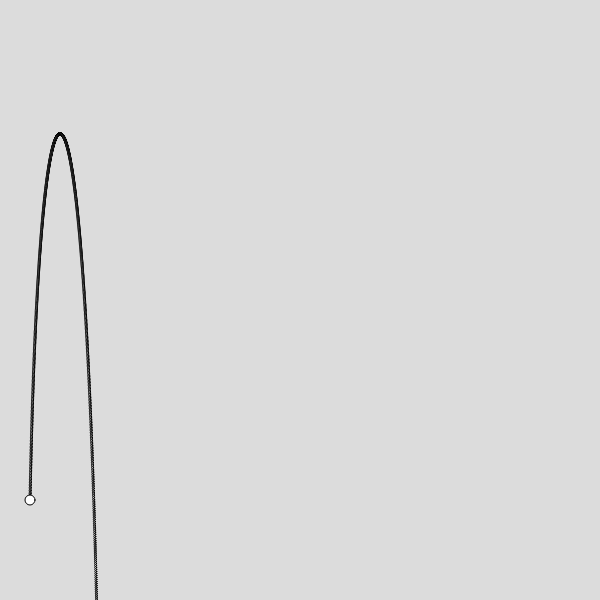
Frame 1 (no input)
Frame 60 (no input): identical to frame 1, image omitted
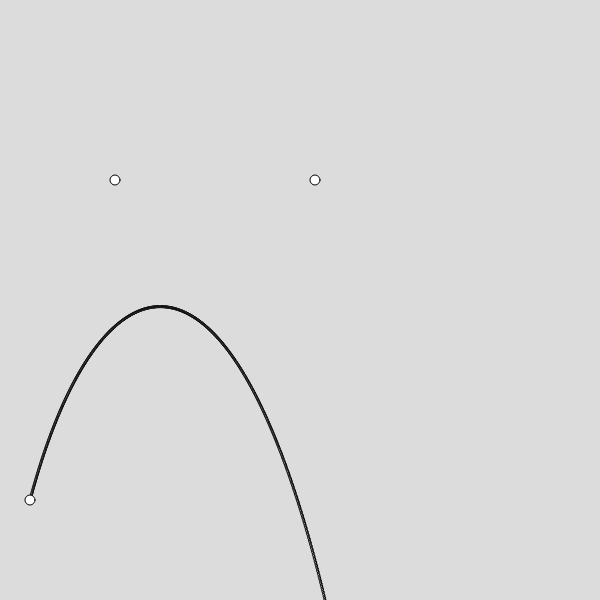
Frame 120 (the mouse pressed at the canvas centre since frame 60)

The p5.js sketch that drew these frames (run headless with seeded random() and noise() and a simulated clock; from frame 60 on, the mouse is pressed at the canvas centre):

// p5.js sketch
// ── sketch.js
let p0x = 30
let p0y = 500
let p1x 
let p1y 
let p2x 
let p2y 
let p3x 
let p3y 
let t 
let Ax
let Ay
let Bx
let By
let Cx
let Cy
let Dx
let Dy
let Ex
let Ey
let Px
let Py

function setup()
{

    createCanvas(600, 600);
    background(220);
} 
function draw()
{

    clear();
    background(220);
    p3x = mouseX+100;
    p3y = mouseY+800;
    p1x = p3x*0.25 + 15
    p1y = mouseY-(p3x*0.3)
    p2x = p3x*0.75 + 15
    p2y = mouseY-(p3x*0.3) 



    for( t=0;t<1;t+=0.001){
    udregnBezier(t)
    drawBezier()
    }
    drawPoints()
}
function udregnBezier(t){
    Ax = lerp (p0x,p1x,t)
    Ay = lerp(p0y,p1y,t)
    Bx = lerp (p1x,p2x,t)
    By = lerp(p1y,p2y,t)
    Cx = lerp (p2x,p3x,t)
    Cy = lerp(p2y,p3y,t)
    Dx = lerp (Ax,Bx,t)
    Dy = lerp(Ay,By,t)
    Ex = lerp (Bx,Cx,t)
    Ey = lerp(By,Cy,t)
 
    Px =  lerp (Dx,Ex,t)
    Py = lerp(Dy,Ey,t)
}
function drawBezier(){
    circle(Px,Py,2)
}
function drawPoints(){
    circle(p0x,p0y,10)
    circle(p1x,p1y,10)
    circle(p2x,p2y,10)
    circle(p3x,p3y,10)

}
